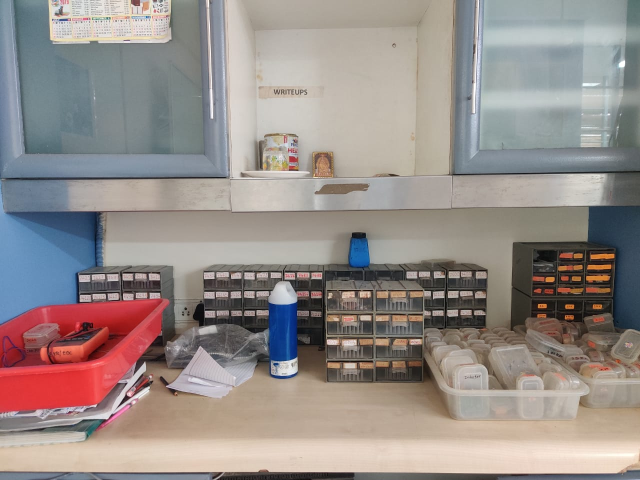
#> input picture inputs/left_15.jpeg, 1280 x 960 px (shown at 1/2 size)
$ python main.py
#> lines starting #> are read from the running program, lines starting #| are printed output that depends on the picture; after the words box and inside, x2 and y2 are one past the last pixel; in counts of white or black regions, pixels touching at a corner belong together
### src/utils.py
import cv2
import numpy as np
import matplotlib
try:
    matplotlib.use('TkAgg')
except Exception:
    pass
import matplotlib.pyplot as plt
import open3d as o3d

def load_image(path, target_width=None):
    """Loads an image and optionally resizes it."""
#> called with path = 'inputs/left_15.jpeg', target_width = 1000
    img = cv2.imread(path)
#> img is the input picture: shape (960, 1280, 3); mean B, G, R 137.8, 141.3, 150.3
    if img is None:
        raise FileNotFoundError(f"Could not load image at {path}")

    if target_width:
        h, w = img.shape[:2]
#> h = 960; w = 1280
        scale = target_width / w
#> scale = 0.781
        new_dim = (target_width, int(h * scale))
#> new_dim = (1000, 750)
        img = cv2.resize(img, new_dim, interpolation=cv2.INTER_AREA)
#> img: shape (750, 1000, 3)
#> call 2 of load_image, with path = 'inputs/right.jpeg', target_width = 1000
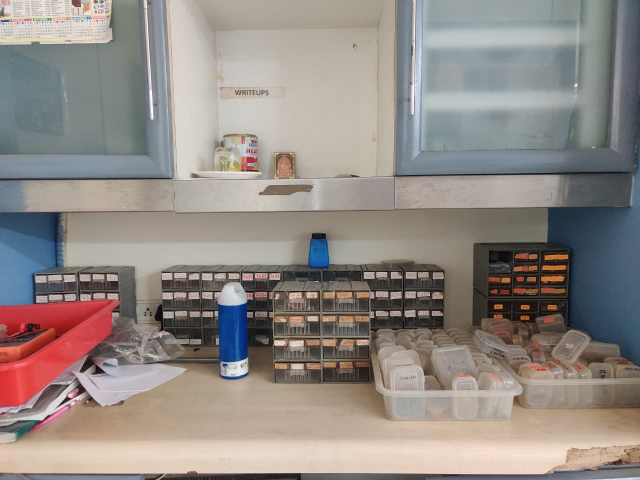
#> input picture inputs/right.jpeg, 1280 x 960 px (shown at 1/2 size)
#> in load_image, img is the input picture: shape (960, 1280, 3); mean B, G, R 133.4, 138.5, 146.3

    return img

def save_point_cloud(depth_map, img_rgb, focal_length_px, filename):
    """Generates a PLY 3D point cloud file."""
    print(f"[INFO] Generating 3D Point Cloud -> {filename}")
    h, w = depth_map.shape
    i, j = np.meshgrid(np.arange(w), np.arange(h))

    # Mask valid points (exclude infinite/zero depth and extremely far points)
    mask = (depth_map > 0) & (depth_map < 1000)

    z = depth_map[mask]
    x = (i[mask] - w/2) * z / focal_length_px
    y = (j[mask] - h/2) * z / focal_length_px

    colors = img_rgb[mask]

    header = f"""ply
format ascii 1.0
element vertex {len(z)}
property float x
property float y
property float z
property uchar red
property uchar green
property uchar blue
end_header
"""
    with open(filename, 'w') as f:
        f.write(header)
        for xi, yi, zi, c in zip(x, y, z, colors):
            f.write(f"{xi:.2f} {yi:.2f} {zi:.2f} {c[0]} {c[1]} {c[2]}\n")


def create_point_cloud_data(depth_map, img_rgb, focal_length_px):
    """Creates point cloud data arrays for visualization."""
    h, w = depth_map.shape
    i, j = np.meshgrid(np.arange(w), np.arange(h))

    # Mask valid points
    mask = (depth_map > 0) & (depth_map < 1000)

    z = depth_map[mask]
    x = (i[mask] - w/2) * z / focal_length_px
    y = (j[mask] - h/2) * z / focal_length_px

    # Stack coordinates
    points = np.vstack((x, y, z)).T

    # Normalize colors to 0-1 range for Open3D
    colors = img_rgb[mask].astype(np.float64) / 255.0

    return points, colors


def view_interactive_pointcloud(depth_map, img_rgb, focal_length_px):
    """
    Opens an interactive 3D point cloud viewer using Open3D.
    Controls:
    - Left mouse: Rotate
    - Scroll: Zoom
    - Middle mouse / Shift+Left: Pan
    - R: Reset view
    - Q: Quit
    """
    print("[INFO] Opening interactive 3D point cloud viewer...")
    print("       Controls: Left-drag=Rotate, Scroll=Zoom, Middle-drag=Pan, R=Reset, Q=Quit")

    points, colors = create_point_cloud_data(depth_map, img_rgb, focal_length_px)

    # Create Open3D point cloud
    pcd = o3d.geometry.PointCloud()
    pcd.points = o3d.utility.Vector3dVector(points)
    pcd.colors = o3d.utility.Vector3dVector(colors)

    # Flip Y axis for correct orientation (image coordinates to 3D)
    pcd.transform([[1, 0, 0, 0], [0, -1, 0, 0], [0, 0, -1, 0], [0, 0, 0, 1]])

    # Visualize
    o3d.visualization.draw_geometries(
        [pcd],
        window_name="Interactive 3D Point Cloud",
        width=1280,
        height=720,
        point_show_normal=False
    )


def visualize_results_interactive(img_l, disparity, depth_map):
    """
    Visualizes the results with interactive depth hover display.
    Hover over the depth map to see depth values.
    """
    fig, axes = plt.subplots(1, 3, figsize=(16, 6))

    # Left image
    ax1 = axes[0]
    ax1.imshow(cv2.cvtColor(img_l, cv2.COLOR_BGR2RGB))
    ax1.set_title("Left View")
    ax1.axis('off')

    # Disparity map
    ax2 = axes[1]
    ax2.imshow(disparity, cmap='plasma')
    ax2.set_title("Disparity Map (WLS Filtered)")
    ax2.axis('off')

    # Depth map with hover
    ax3 = axes[2]
    depth_img = ax3.imshow(depth_map, cmap='magma_r', vmin=0, vmax=300)
    plt.colorbar(depth_img, ax=ax3, label='Depth (cm)')
    ax3.set_title("Estimated Depth (hover for values)")
    ax3.axis('off')

    # Create annotation for depth display
    annot = ax3.annotate(
        "", xy=(0, 0), xytext=(20, 20),
        textcoords="offset points",
        bbox=dict(boxstyle="round,pad=0.5", fc="yellow", alpha=0.9),
        fontsize=10,
        fontweight='bold'
    )
    annot.set_visible(False)

    # [18 lines left out: function on_hover, not called in this run]

    # Connect hover event
    fig.canvas.mpl_connect("motion_notify_event", on_hover)

    plt.tight_layout()
    plt.show()


# [22 lines left out: function visualize_results, not called in this run]

### src/core.py
import cv2
import numpy as np

class StereoPipeline:
    def __init__(self, focal_length_mm, sensor_width_mm, baseline_cm, target_width):
        self.baseline = baseline_cm
        # Calculate effective focal length in pixels for the resized image
        self.f_pixel = (focal_length_mm * target_width) / sensor_width_mm

    # [32 lines left out: function rectify_images, not called in this run]

    def compute_disparity(self, imgL, imgR, num_disp=160, block_size=5, wls_lambda=8000.0, wls_sigma=1.5):
        """Calculates disparity using SGBM and WLS smoothing."""
#> called with num_disp = 256, block_size = 7, wls_lambda = 8000, wls_sigma = 1.5
        print("[INFO] Computing Disparity...")
        grayL = cv2.cvtColor(imgL, cv2.COLOR_BGR2GRAY)
        grayR = cv2.cvtColor(imgR, cv2.COLOR_BGR2GRAY)

        # SGBM Matcher - optimized for larger baseline
        left_matcher = cv2.StereoSGBM_create(
            minDisparity=0,
            numDisparities=num_disp,
            blockSize=block_size,
            P1=8 * 3 * block_size**2,
            P2=32 * 3 * block_size**2,
            disp12MaxDiff=1,
            uniquenessRatio=5,  # Reduced for larger baseline
            speckleWindowSize=200,  # Increased to filter more noise
            speckleRange=2,  # Reduced for stricter filtering
            preFilterCap=63,  # Added pre-filter for better texture handling
            mode=cv2.STEREO_SGBM_MODE_SGBM_3WAY  # Higher quality mode
        )

        # WLS Filter for smoothness
        right_matcher = cv2.ximgproc.createRightMatcher(left_matcher)
        wls_filter = cv2.ximgproc.createDisparityWLSFilter(matcher_left=left_matcher)
        wls_filter.setLambda(wls_lambda)
        wls_filter.setSigmaColor(wls_sigma)

        dispL = left_matcher.compute(grayL, grayR)
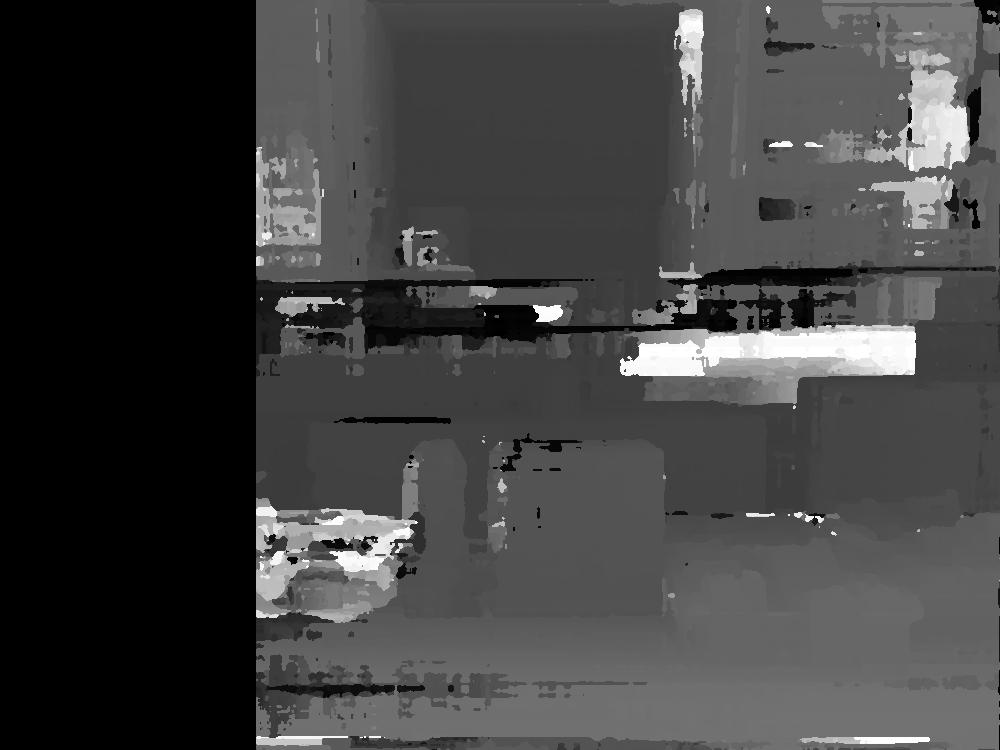
#> dispL: shape (750, 1000) int16; min -16, max 4080, mean 1045.5; drawn with min black and max white
        dispR = right_matcher.compute(grayR, grayL)
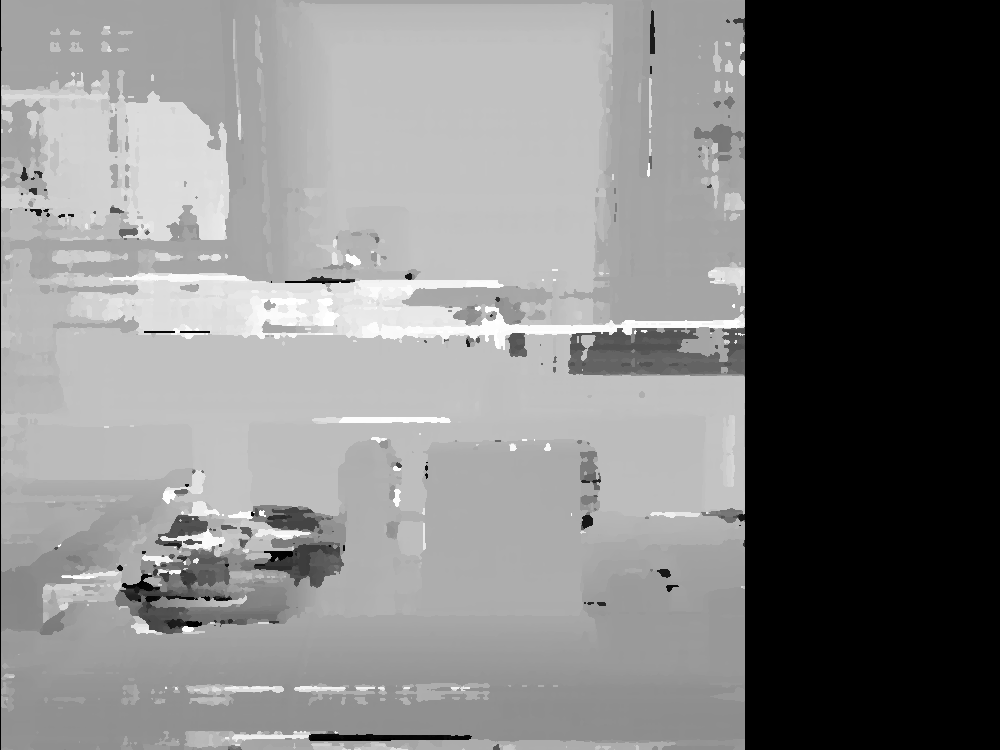
#> dispR: shape (750, 1000) int16; min -4096, max 0, mean -2000.9; drawn with min black and max white
        filtered_disp = wls_filter.filter(dispL, imgL, disparity_map_right=dispR)

        # Normalize
        return filtered_disp.astype(np.float32) / 16.0

    def calculate_depth(self, disparity):
        """Depth = (f * B) / disparity"""
        depth_map = np.zeros_like(disparity)
        mask = disparity > 0
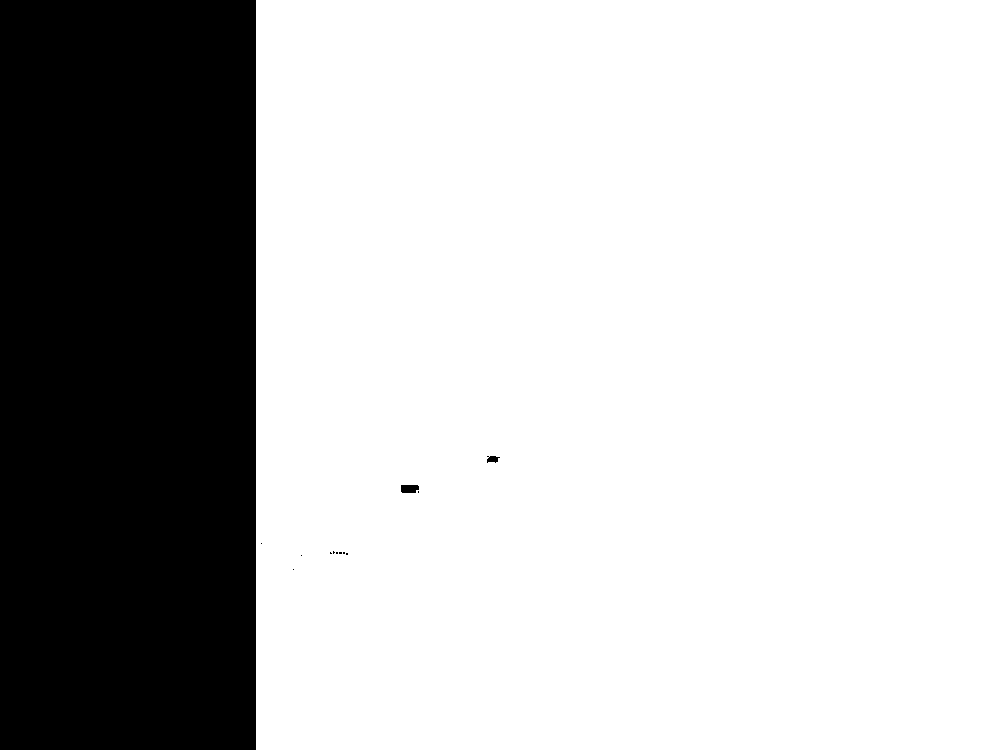
#> mask: shape (750, 1000) bool; 74.4% white; 13 black regions (10 under 20 px), largest, box (x1, y1, x2, y2) and area: (0, 0, 256, 750) 192000, (401, 485, 419, 493) 133, (487, 456, 500, 463) 64
        depth_map[mask] = (self.f_pixel * self.baseline) / disparity[mask]
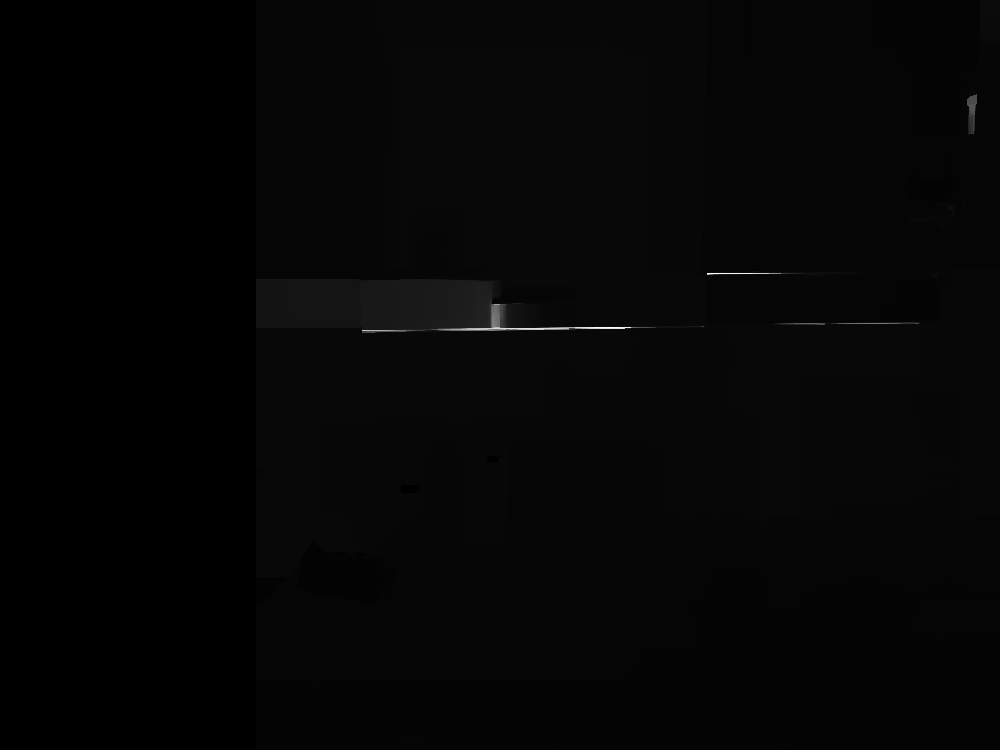
#> depth_map: shape (750, 1000) float32; min 0, max 5758.1, mean 118.5; drawn with min black and max white
        return depth_map

### main.py
from src import config
from src.core import StereoPipeline
from src.utils import (
    load_image,
    save_point_cloud,
    visualize_results_interactive,
    view_interactive_pointcloud
)
import cv2

# Hardcoded image paths (project root directory)
# Hardcoded image paths (project root directory)
LEFT_IMAGE_PATH = r"inputs/left_15.jpeg"
RIGHT_IMAGE_PATH = r"inputs/right.jpeg"
OUTPUT_PLY_PATH = r"outputs/output.ply"


def main():
    # Initialize Pipeline
    pipeline = StereoPipeline(
        focal_length_mm=config.FOCAL_LENGTH_MM,
        sensor_width_mm=config.SENSOR_WIDTH_MM,
        baseline_cm=config.BASELINE_CM,
        target_width=config.TARGET_WIDTH
    )

    # Load Images
    imgL = load_image(LEFT_IMAGE_PATH, config.TARGET_WIDTH)
    imgR = load_image(RIGHT_IMAGE_PATH, config.TARGET_WIDTH)

    # Rectify (skip if images are already properly aligned)
    if config.SKIP_RECTIFICATION:
        print("[INFO] Skipping rectification (images assumed to be pre-aligned)")
    else:
        imgL, imgR = pipeline.rectify_images(imgL, imgR)

    # Compute Disparity
    disparity = pipeline.compute_disparity(
        imgL, imgR,
        num_disp=config.SGBM_NUM_DISPARITIES,
        block_size=config.SGBM_BLOCK_SIZE,
        wls_lambda=config.WLS_LAMBDA,
        wls_sigma=config.WLS_SIGMA
    )

    # Compute Depth
    depth_map = pipeline.calculate_depth(disparity)

    # Save Point Cloud to PLY file
    save_point_cloud(
        depth_map,
        cv2.cvtColor(imgL, cv2.COLOR_BGR2RGB),
        pipeline.f_pixel,
        OUTPUT_PLY_PATH
    )
#> in save_point_cloud, `mask = (depth_map > 0) & (depth_map < 1000)`:
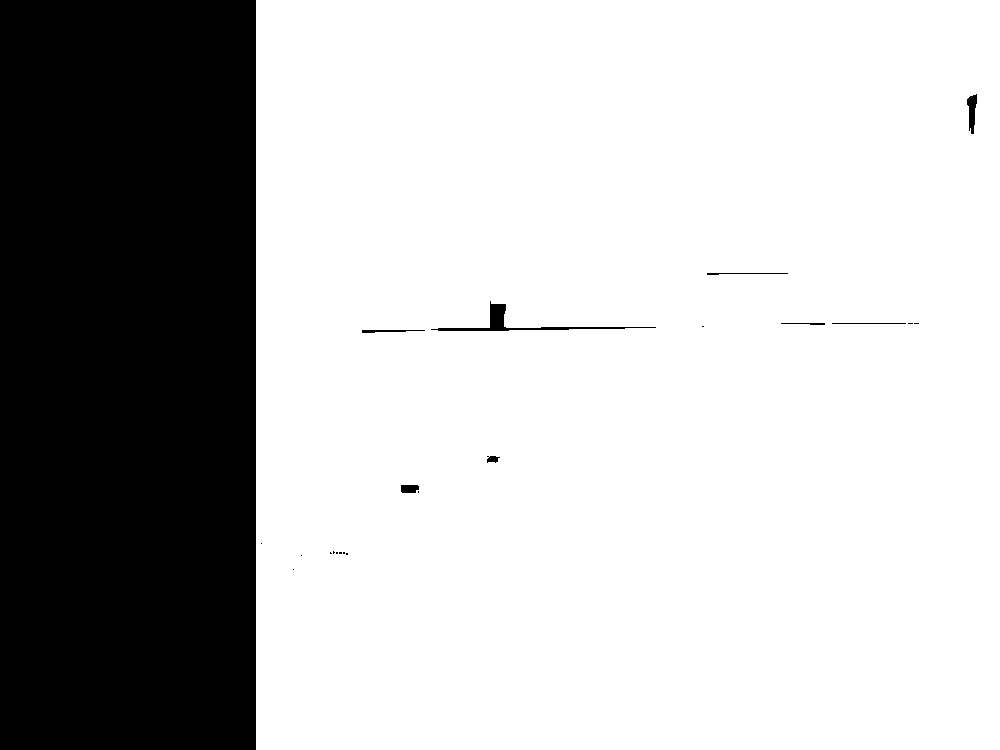
#> mask: shape (750, 1000) bool; 74.2% white; 22 black regions (13 under 20 px), largest, box (x1, y1, x2, y2) and area: (0, 0, 256, 750) 192000, (431, 301, 656, 331) 869, (967, 94, 977, 134) 248
#> the loop in save_point_cloud, `for xi, yi, zi, c in zip(x, y, z, colors):` made 556298 passes
#> (xi, yi, zi, c) on passes 1 to 3: (-39.46, -60.65, 120.3, [168, 173, 167]), (-39.3, -60.65, 120.3, [153, 157, 151]), (-39.14, -60.65, 120.3, [175, 180, 173])

    # Visualize with interactive depth hover
    visualize_results_interactive(imgL, disparity, depth_map)
#> in visualize_results_interactive, `plt.show()`:
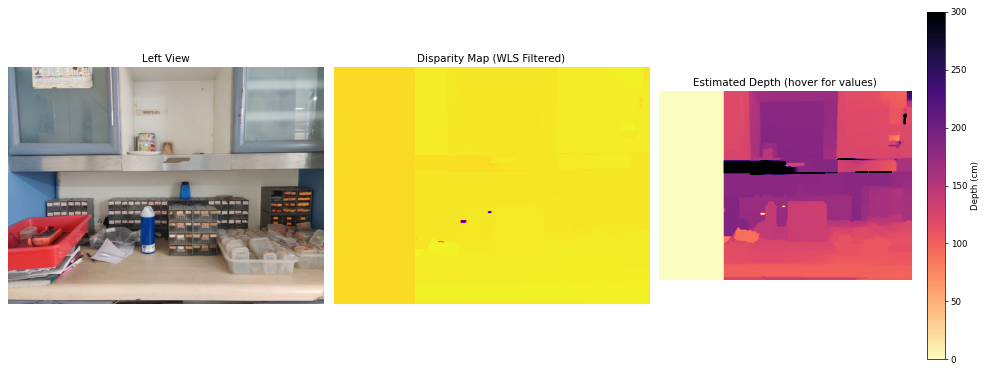
#> figure drawn by matplotlib, 4 panels

    # Open interactive 3D point cloud viewer (zoom, pan, tilt)
    view_interactive_pointcloud(
        depth_map,
        cv2.cvtColor(imgL, cv2.COLOR_BGR2RGB),
        pipeline.f_pixel
    )


if __name__ == "__main__":
    main()
